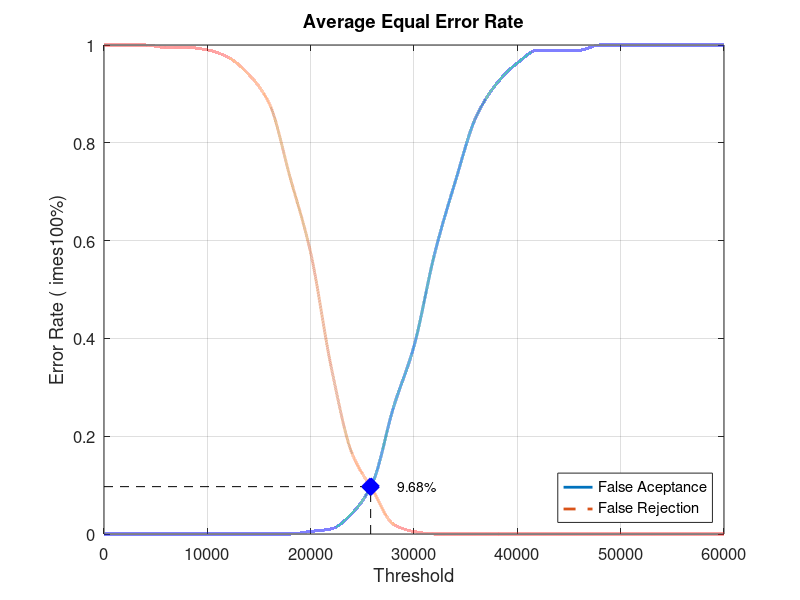
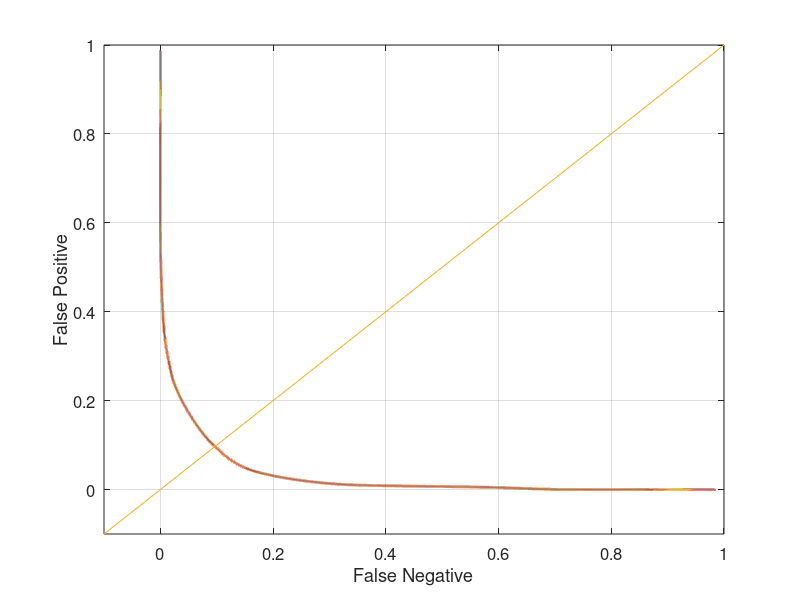

MATLAB code to generate these figures, in order:
close all;
clear;
clc;
x = 0:2000:60000;
xq = 0:0.5:60000;

y0 = [0 0 0 0 0 0 0 0 0 0 0.00526316 0.0105263 0.0421053 0.105263 0.257895 0.384211 0.573684 0.721053 0.852632 0.921053 0.963158 0.989474 0.989474 0.989474 1 1 1 1 1 1 1]
yy0 = interp1(x, y0, xq, 'pchip');
y1 = [1 1 1 0.995 0.995 0.99 0.975 0.94 0.88 0.73 0.575 0.34 0.165 0.09 0.02 0.005 0 0 0 0 0 0 0 0 0 0 0 0 0 0 0]
yy1 = interp1(x, y1, xq, 'pchip');

% Calculating EER: 
y2 = abs(y0 - y1);
find(y2 == min(y2))
yy2 = abs(yy0 - yy1);
xEER = find(yy2 == min(yy2));
xEERIndex = xq(xEER) % X-axis EER
yEER = yy0(xEER) % Y-axis EER

main = figure
plot(xq, yy0,'-','LineWidth', 2);	hold on
plot(xq, yy1,'--','LineWidth', 2);	hold on
plot([xEERIndex xEERIndex], [0 yEER], 'k--');	hold on
plot([0 xEERIndex], [yEER yEER], 'k--');	hold on
plot(xEERIndex, yEER, 'bx', 'LineWidth', 10);	hold on
text(xEERIndex + 10 * xEERIndex / 100, yEER, [num2str(round((10000 * yEER)) / 100) '%'])
legend('False Aceptance', 'False Rejection', 'Location', 'SouthEast')
xlabel('Threshold')
ylabel('Error Rate (	imes100%)')
title('Average Equal Error Rate')
set(gca, 'FontSize', 12)
axis([0 60000 0 1])
grid on

print(main, 'Database1_2Main', '-dpng');
FNRxFPR = figure('Color', [1 1 1]);
plot(yy1, yy0, '-', yy1, yy0, 'LineWidth', 2);
hold on
y = -0.1:0.1:1
plot(y, y); 
set(gca, 'FontSize', 12)
xlabel('False Negative')
ylabel('False Positive')
axis([-0.1 1 -0.1 1])
set(gca, 'FontSize', 12)
grid on

print(FNRxFPR, 'Database1_2FNRxFPR','-dpng');
